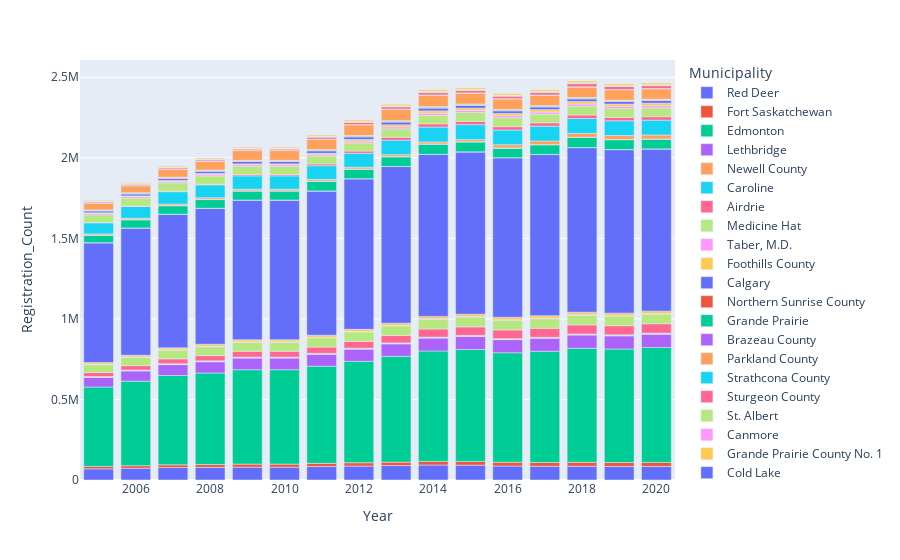

Notebook code for this chart:
### Code cell
fig = px.bar(total_reg, x='Year', y='Registration_Count',
             hover_data=['Registration_Count'], color='Municipality')
fig.show()

### Figure 1 — Plotly figure (JSON) as saved in the notebook; plotly's stock layout.template omitted (floating-point values rounded to 4 significant figures)
{"data": [{"alignmentgroup": "True", "hovertemplate": "Municipality=Red Deer<br>Year=%{x}<br>Registration_Count=%{y}<extra></extra>", "legendgroup": "Red Deer", "marker": {"color": "#636efa", "pattern": {"shape": ""}}, "name": "Red Deer", "offsetgroup": "Red Deer", "orientation": "v", "showlegend": true, "textposition": "auto", "type": "bar", "x": [2005, 2006, 2007, 2008, 2009, 2010, 2011, 2012, 2013, 2014, 2015, 2016, 2017, 2018, 2019, 2020], "xaxis": "x", "y": [69394, 73309, 77226, 78857, 79679, 79679, 83466, 86641, 89627, 93030, 92096, 86902, 85220, 85721, 83801, 84098], "yaxis": "y"}, {"alignmentgroup": "True", "hovertemplate": "Municipality=Fort Saskatchewan<br>Year=%{x}<br>Registration_Count=%{y}<extra></extra>", "legendgroup": "Fort Saskatchewan", "marker": {"color": "#EF553B", "pattern": {"shape": ""}}, "name": "Fort Saskatchewan", "offsetgroup": "Fort Saskatchewan", "orientation": "v", "showlegend": true, "textposition": "auto", "type": "bar", "x": [2005, 2006, 2007, 2008, 2009, 2010, 2011, 2012, 2013, 2014, 2015, 2016, 2017, 2018, 2019, 2020], "xaxis": "x", "y": [14909, 15631, 16841, 17514, 19124, 19124, 20073, 20691, 21513, 22517, 23324, 23466, 23652, 24389, 24681, 25313], "yaxis": "y"}, {"alignmentgroup": "True", "hovertemplate": "Municipality=Edmonton<br>Year=%{x}<br>Registration_Count=%{y}<extra></extra>", "legendgroup": "Edmonton", "marker": {"color": "#00cc96", "pattern": {"shape": ""}}, "name": "Edmonton", "offsetgroup": "Edmonton", "orientation": "v", "showlegend": true, "textposition": "auto", "type": "bar", "x": [2005, 2006, 2007, 2008, 2009, 2010, 2011, 2012, 2013, 2014, 2015, 2016, 2017, 2018, 2019, 2020], "xaxis": "x", "y": [492890, 524847, 554714, 567745, 585765, 585765, 602783, 629350, 656563, 685437, 694584, 679558, 690375, 707769, 704657, 712934], "yaxis": "y"}, {"alignmentgroup": "True", "hovertemplate": "Municipality=Lethbridge<br>Year=%{x}<br>Registration_Count=%{y}<extra></extra>", "legendgroup": "Lethbridge", "marker": {"color": "#ab63fa", "pattern": {"shape": ""}}, "name": "Lethbridge", "offsetgroup": "Lethbridge", "orientation": "v", "showlegend": true, "textposition": "auto", "type": "bar", "x": [2005, 2006, 2007, 2008, 2009, 2010, 2011, 2012, 2013, 2014, 2015, 2016, 2017, 2018, 2019, 2020], "xaxis": "x", "y": [60133, 63433, 67641, 70104, 72486, 72486, 74064, 75670, 77446, 80013, 81494, 81615, 80797, 82195, 81915, 82863], "yaxis": "y"}, {"alignmentgroup": "True", "hovertemplate": "Municipality=Newell County<br>Year=%{x}<br>Registration_Count=%{y}<extra></extra>", "legendgroup": "Newell County", "marker": {"color": "#FFA15A", "pattern": {"shape": ""}}, "name": "Newell County", "offsetgroup": "Newell County", "orientation": "v", "showlegend": true, "textposition": "auto", "type": "bar", "x": [2005, 2006, 2007, 2008, 2009, 2010, 2011, 2012, 2013, 2014, 2015, 2016, 2017, 2018, 2019, 2020], "xaxis": "x", "y": [2943, 3032, 3116, 3203, 3180, 3180, 3393, 3506, 3522, 3631, 3729, 3650, 3617, 3668, 3652, 3654], "yaxis": "y"}, {"alignmentgroup": "True", "hovertemplate": "Municipality=Caroline<br>Year=%{x}<br>Registration_Count=%{y}<extra></extra>", "legendgroup": "Caroline", "marker": {"color": "#19d3f3", "pattern": {"shape": ""}}, "name": "Caroline", "offsetgroup": "Caroline", "orientation": "v", "showlegend": true, "textposition": "auto", "type": "bar", "x": [2005, 2006, 2007, 2008, 2009, 2010, 2011, 2012, 2013, 2014, 2015, 2016, 2017, 2018, 2019, 2020], "xaxis": "x", "y": [2091, 2227, 2387, 2409, 2480, 2480, 2545, 2601, 2586, 2626, 2678, 2613, 2584, 2649, 2659, 2703], "yaxis": "y"}, {"alignmentgroup": "True", "hovertemplate": "Municipality=Airdrie<br>Year=%{x}<br>Registration_Count=%{y}<extra></extra>", "legendgroup": "Airdrie", "marker": {"color": "#FF6692", "pattern": {"shape": ""}}, "name": "Airdrie", "offsetgroup": "Airdrie", "orientation": "v", "showlegend": true, "textposition": "auto", "type": "bar", "x": [2005, 2006, 2007, 2008, 2009, 2010, 2011, 2012, 2013, 2014, 2015, 2016, 2017, 2018, 2019, 2020], "xaxis": "x", "y": [24609, 27288, 30095, 32293, 36368, 36368, 38999, 42381, 46233, 50069, 52552, 53988, 55749, 56348, 56471, 58437], "yaxis": "y"}, {"alignmentgroup": "True", "hovertemplate": "Municipality=Medicine Hat<br>Year=%{x}<br>Registration_Count=%{y}<extra></extra>", "legendgroup": "Medicine Hat", "marker": {"color": "#B6E880", "pattern": {"shape": ""}}, "name": "Medicine Hat", "offsetgroup": "Medicine Hat", "orientation": "v", "showlegend": true, "textposition": "auto", "type": "bar", "x": [2005, 2006, 2007, 2008, 2009, 2010, 2011, 2012, 2013, 2014, 2015, 2016, 2017, 2018, 2019, 2020], "xaxis": "x", "y": [49411, 51960, 54275, 55828, 55662, 55662, 57383, 58493, 59498, 60988, 60995, 60173, 59515, 60465, 59821, 60072], "yaxis": "y"}, {"alignmentgroup": "True", "hovertemplate": "Municipality=Taber, M.D.<br>Year=%{x}<br>Registration_Count=%{y}<extra></extra>", "legendgroup": "Taber, M.D.", "marker": {"color": "#FF97FF", "pattern": {"shape": ""}}, "name": "Taber, M.D.", "offsetgroup": "Taber, M.D.", "orientation": "v", "showlegend": true, "textposition": "auto", "type": "bar", "x": [2005, 2006, 2007, 2008, 2009, 2010, 2011, 2012, 2013, 2014, 2015, 2016, 2017, 2018, 2019, 2020], "xaxis": "x", "y": [2311, 2337, 2480, 2570, 2715, 2715, 2822, 2876, 2943, 3056, 3038, 2991, 3046, 3086, 3119, 3081], "yaxis": "y"}, {"alignmentgroup": "True", "hovertemplate": "Municipality=Foothills County<br>Year=%{x}<br>Registration_Count=%{y}<extra></extra>", "legendgroup": "Foothills County", "marker": {"color": "#FECB52", "pattern": {"shape": ""}}, "name": "Foothills County", "offsetgroup": "Foothills County", "orientation": "v", "showlegend": true, "textposition": "auto", "type": "bar", "x": [2005, 2006, 2007, 2008, 2009, 2010, 2011, 2012, 2013, 2014, 2015, 2016, 2017, 2018, 2019, 2020], "xaxis": "x", "y": [10169, 10729, 11550, 12150, 12643, 12643, 13038, 13367, 13756, 14367, 14732, 15346, 15305, 15353, 15074, 15132], "yaxis": "y"}, {"alignmentgroup": "True", "hovertemplate": "Municipality=Calgary<br>Year=%{x}<br>Registration_Count=%{y}<extra></extra>", "legendgroup": "Calgary", "marker": {"color": "#636efa", "pattern": {"shape": ""}}, "name": "Calgary", "offsetgroup": "Calgary", "orientation": "v", "showlegend": true, "textposition": "auto", "type": "bar", "x": [2005, 2006, 2007, 2008, 2009, 2010, 2011, 2012, 2013, 2014, 2015, 2016, 2017, 2018, 2019, 2020], "xaxis": "x", "y": [743767, 789347, 829030, 843825, 867376, 867376, 895357, 934296, 972193, 1005109, 1007399, 990144, 1000567, 1021618, 1015104, 1006510], "yaxis": "y"}, {"alignmentgroup": "True", "hovertemplate": "Municipality=Northern Sunrise County<br>Year=%{x}<br>Registration_Count=%{y}<extra></extra>", "legendgroup": "Northern Sunrise County", "marker": {"color": "#EF553B", "pattern": {"shape": ""}}, "name": "Northern Sunrise County", "offsetgroup": "Northern Sunrise County", "orientation": "v", "showlegend": true, "textposition": "auto", "type": "bar", "x": [2005, 2006, 2007, 2008, 2009, 2010, 2011, 2012, 2013, 2014, 2015, 2016, 2017, 2018, 2019, 2020], "xaxis": "x", "y": [508, 540, 576, 568, 616, 616, 627, 655, 696, 727, 731, 727, 718, 685, 674, 691], "yaxis": "y"}, {"alignmentgroup": "True", "hovertemplate": "Municipality=Grande Prairie<br>Year=%{x}<br>Registration_Count=%{y}<extra></extra>", "legendgroup": "Grande Prairie", "marker": {"color": "#00cc96", "pattern": {"shape": ""}}, "name": "Grande Prairie", "offsetgroup": "Grande Prairie", "orientation": "v", "showlegend": true, "textposition": "auto", "type": "bar", "x": [2005, 2006, 2007, 2008, 2009, 2010, 2011, 2012, 2013, 2014, 2015, 2016, 2017, 2018, 2019, 2020], "xaxis": "x", "y": [46120, 50480, 52439, 53918, 55384, 55384, 59298, 58514, 59379, 62542, 60912, 58216, 59514, 62153, 60866, 59869], "yaxis": "y"}, {"alignmentgroup": "True", "hovertemplate": "Municipality=Brazeau County<br>Year=%{x}<br>Registration_Count=%{y}<extra></extra>", "legendgroup": "Brazeau County", "marker": {"color": "#ab63fa", "pattern": {"shape": ""}}, "name": "Brazeau County", "offsetgroup": "Brazeau County", "orientation": "v", "showlegend": true, "textposition": "auto", "type": "bar", "x": [2005, 2006, 2007, 2008, 2009, 2010, 2011, 2012, 2013, 2014, 2015, 2016, 2017, 2018, 2019, 2020], "xaxis": "x", "y": [1525, 1612, 1729, 1739, 1804, 1804, 1872, 1984, 2029, 2112, 2050, 1970, 1951, 1939, 1898, 1895], "yaxis": "y"}, {"alignmentgroup": "True", "hovertemplate": "Municipality=Parkland County<br>Year=%{x}<br>Registration_Count=%{y}<extra></extra>", "legendgroup": "Parkland County", "marker": {"color": "#FFA15A", "pattern": {"shape": ""}}, "name": "Parkland County", "offsetgroup": "Parkland County", "orientation": "v", "showlegend": true, "textposition": "auto", "type": "bar", "x": [2005, 2006, 2007, 2008, 2009, 2010, 2011, 2012, 2013, 2014, 2015, 2016, 2017, 2018, 2019, 2020], "xaxis": "x", "y": [7318, 8587, 9382, 9740, 10011, 10011, 10512, 10660, 11941, 12822, 12908, 19894, 22034, 23687, 24214, 24428], "yaxis": "y"}, {"alignmentgroup": "True", "hovertemplate": "Municipality=Strathcona County<br>Year=%{x}<br>Registration_Count=%{y}<extra></extra>", "legendgroup": "Strathcona County", "marker": {"color": "#19d3f3", "pattern": {"shape": ""}}, "name": "Strathcona County", "offsetgroup": "Strathcona County", "orientation": "v", "showlegend": true, "textposition": "auto", "type": "bar", "x": [2005, 2006, 2007, 2008, 2009, 2010, 2011, 2012, 2013, 2014, 2015, 2016, 2017, 2018, 2019, 2020], "xaxis": "x", "y": [68391, 72184, 76554, 79727, 82926, 82926, 84596, 86854, 89638, 92071, 92801, 91469, 91885, 92864, 91364, 92286], "yaxis": "y"}, {"alignmentgroup": "True", "hovertemplate": "Municipality=Sturgeon County<br>Year=%{x}<br>Registration_Count=%{y}<extra></extra>", "legendgroup": "Sturgeon County", "marker": {"color": "#FF6692", "pattern": {"shape": ""}}, "name": "Sturgeon County", "offsetgroup": "Sturgeon County", "orientation": "v", "showlegend": true, "textposition": "auto", "type": "bar", "x": [2005, 2006, 2007, 2008, 2009, 2010, 2011, 2012, 2013, 2014, 2015, 2016, 2017, 2018, 2019, 2020], "xaxis": "x", "y": [3118, 3273, 3438, 3607, 8830, 8830, 11036, 13582, 18411, 20023, 20566, 20598, 20935, 21207, 21094, 21479], "yaxis": "y"}, {"alignmentgroup": "True", "hovertemplate": "Municipality=St. Albert<br>Year=%{x}<br>Registration_Count=%{y}<extra></extra>", "legendgroup": "St. Albert", "marker": {"color": "#B6E880", "pattern": {"shape": ""}}, "name": "St. Albert", "offsetgroup": "St. Albert", "orientation": "v", "showlegend": true, "textposition": "auto", "type": "bar", "x": [2005, 2006, 2007, 2008, 2009, 2010, 2011, 2012, 2013, 2014, 2015, 2016, 2017, 2018, 2019, 2020], "xaxis": "x", "y": [46297, 48774, 51332, 52387, 49195, 49195, 49572, 50424, 51944, 53578, 54445, 55202, 54088, 55330, 54621, 55279], "yaxis": "y"}, {"alignmentgroup": "True", "hovertemplate": "Municipality=Canmore<br>Year=%{x}<br>Registration_Count=%{y}<extra></extra>", "legendgroup": "Canmore", "marker": {"color": "#FF97FF", "pattern": {"shape": ""}}, "name": "Canmore", "offsetgroup": "Canmore", "orientation": "v", "showlegend": true, "textposition": "auto", "type": "bar", "x": [2005, 2006, 2007, 2008, 2009, 2010, 2011, 2012, 2013, 2014, 2015, 2016, 2017, 2018, 2019, 2020], "xaxis": "x", "y": [9147, 9726, 10285, 10412, 10738, 10738, 10902, 11395, 11998, 12468, 12873, 12803, 12994, 13222, 13205, 13292], "yaxis": "y"}, {"alignmentgroup": "True", "hovertemplate": "Municipality=Grande Prairie County No. 1<br>Year=%{x}<br>Registration_Count=%{y}<extra></extra>", "legendgroup": "Grande Prairie County No. 1", "marker": {"color": "#FECB52", "pattern": {"shape": ""}}, "name": "Grande Prairie County No. 1", "offsetgroup": "Grande Prairie County No. 1", "orientation": "v", "showlegend": true, "textposition": "auto", "type": "bar", "x": [2005, 2006, 2007, 2008, 2009, 2010, 2011, 2012, 2013, 2014, 2015, 2016, 2017, 2018, 2019, 2020], "xaxis": "x", "y": [3973, 4408, 4764, 4794, 5354, 5354, 5902, 10329, 13116, 14265, 14340, 14006, 14664, 14867, 14775, 15058], "yaxis": "y"}, {"alignmentgroup": "True", "hovertemplate": "Municipality=Cold Lake<br>Year=%{x}<br>Registration_Count=%{y}<extra></extra>", "legendgroup": "Cold Lake", "marker": {"color": "#636efa", "pattern": {"shape": ""}}, "name": "Cold Lake", "offsetgroup": "Cold Lake", "orientation": "v", "showlegend": true, "textposition": "auto", "type": "bar", "x": [2005, 2006, 2007, 2008, 2009, 2010, 2011, 2012, 2013, 2014, 2015, 2016, 2017, 2018, 2019, 2020], "xaxis": "x", "y": [11410, 12143, 12841, 13574, 14693, 14693, 15380, 16104, 17146, 17333, 17269, 16721, 16686, 16916, 16563, 16691], "yaxis": "y"}, {"alignmentgroup": "True", "hovertemplate": "Municipality=Bonnyville No. 87<br>Year=%{x}<br>Registration_Count=%{y}<extra></extra>", "legendgroup": "Bonnyville No. 87", "marker": {"color": "#EF553B", "pattern": {"shape": ""}}, "name": "Bonnyville No. 87", "offsetgroup": "Bonnyville No. 87", "orientation": "v", "showlegend": true, "textposition": "auto", "type": "bar", "x": [2005, 2006, 2007, 2008, 2009, 2010, 2011, 2012, 2013, 2014, 2015, 2016, 2017, 2018, 2019, 2020], "xaxis": "x", "y": [2393, 2513, 2696, 2830, 3010, 3010, 3168, 3316, 3572, 3723, 3592, 3474, 3451, 3505, 3447, 3495], "yaxis": "y"}, {"alignmentgroup": "True", "hovertemplate": "Municipality=St. Paul County No. 19<br>Year=%{x}<br>Registration_Count=%{y}<extra></extra>", "legendgroup": "St. Paul County No. 19", "marker": {"color": "#00cc96", "pattern": {"shape": ""}}, "name": "St. Paul County No. 19", "offsetgroup": "St. Paul County No. 19", "orientation": "v", "showlegend": true, "textposition": "auto", "type": "bar", "x": [2005, 2006, 2007, 2008, 2009, 2010, 2011, 2012, 2013, 2014, 2015, 2016, 2017, 2018, 2019, 2020], "xaxis": "x", "y": [3596, 4476, 3928, 3960, 4203, 4203, 4366, 4447, 4606, 4646, 4650, 4490, 4473, 4552, 4263, 4479], "yaxis": "y"}, {"alignmentgroup": "True", "hovertemplate": "Municipality=Peace No. 135<br>Year=%{x}<br>Registration_Count=%{y}<extra></extra>", "legendgroup": "Peace No. 135", "marker": {"color": "#ab63fa", "pattern": {"shape": ""}}, "name": "Peace No. 135", "offsetgroup": "Peace No. 135", "orientation": "v", "showlegend": true, "textposition": "auto", "type": "bar", "x": [2005, 2006, 2007, 2008, 2009, 2010, 2011, 2012, 2013, 2014, 2015, 2016, 2017, 2018, 2019, 2020], "xaxis": "x", "y": [334, 335, 356, 386, 391, 391, 413, 433, 430, 450, 425, 425, 432, 445, 410, 436], "yaxis": "y"}, {"alignmentgroup": "True", "hovertemplate": "Municipality=Wood Buffalo<br>Year=%{x}<br>Registration_Count=%{y}<extra></extra>", "legendgroup": "Wood Buffalo", "marker": {"color": "#FFA15A", "pattern": {"shape": ""}}, "name": "Wood Buffalo", "offsetgroup": "Wood Buffalo", "orientation": "v", "showlegend": true, "textposition": "auto", "type": "bar", "x": [2005, 2006, 2007, 2008, 2009, 2010, 2011, 2012, 2013, 2014, 2015, 2016, 2017, 2018, 2019, 2020], "xaxis": "x", "y": [39380, 43179, 48802, 53889, 59820, 59820, 62304, 66528, 70162, 71163, 67720, 65494, 64349, 64988, 64342, 64436], "yaxis": "y"}, {"alignmentgroup": "True", "hovertemplate": "Municipality=Bruderheim<br>Year=%{x}<br>Registration_Count=%{y}<extra></extra>", "legendgroup": "Bruderheim", "marker": {"color": "#19d3f3", "pattern": {"shape": ""}}, "name": "Bruderheim", "offsetgroup": "Bruderheim", "orientation": "v", "showlegend": true, "textposition": "auto", "type": "bar", "x": [2005, 2006, 2007, 2008, 2009, 2010, 2011, 2012, 2013, 2014, 2015, 2016, 2017, 2018, 2019, 2020], "xaxis": "x", "y": [1415, 1455, 1533, 1516, 1583, 1583, 1590, 1593, 1689, 1742, 1757, 1728, 1727, 1761, 1754, 1784], "yaxis": "y"}, {"alignmentgroup": "True", "hovertemplate": "Municipality=Leduc County<br>Year=%{x}<br>Registration_Count=%{y}<extra></extra>", "legendgroup": "Leduc County", "marker": {"color": "#FF6692", "pattern": {"shape": ""}}, "name": "Leduc County", "offsetgroup": "Leduc County", "orientation": "v", "showlegend": true, "textposition": "auto", "type": "bar", "x": [2005, 2006, 2007, 2008, 2009, 2010, 2011, 2012, 2013, 2014, 2015, 2016, 2017, 2018, 2019, 2020], "xaxis": "x", "y": [7639, 7700, 7551, 7853, 7869, 7869, 12165, 13206, 13969, 14829, 14786, 15086, 15601, 19062, 18336, 17888], "yaxis": "y"}, {"alignmentgroup": "True", "hovertemplate": "Municipality=Beaverlodge<br>Year=%{x}<br>Registration_Count=%{y}<extra></extra>", "legendgroup": "Beaverlodge", "marker": {"color": "#B6E880", "pattern": {"shape": ""}}, "name": "Beaverlodge", "offsetgroup": "Beaverlodge", "orientation": "v", "showlegend": true, "textposition": "auto", "type": "bar", "x": [2005, 2006, 2007, 2008, 2009, 2010, 2011, 2012, 2013, 2014, 2015, 2016, 2017, 2018, 2019, 2020], "xaxis": "x", "y": [4086, 4326, 4509, 4602, 4740, 4740, 4923, 5065, 5281, 5519, 5552, 5415, 5461, 5675, 5514, 5463], "yaxis": "y"}, {"alignmentgroup": "True", "hovertemplate": "Municipality=Lamont County<br>Year=%{x}<br>Registration_Count=%{y}<extra></extra>", "legendgroup": "Lamont County", "marker": {"color": "#FF97FF", "pattern": {"shape": ""}}, "name": "Lamont County", "offsetgroup": "Lamont County", "orientation": "v", "showlegend": true, "textposition": "auto", "type": "bar", "x": [2005, 2006, 2007, 2008, 2009, 2010, 2011, 2012, 2013, 2014, 2015, 2016, 2017, 2018, 2019, 2020], "xaxis": "x", "y": [967, 979, 1031, 1040, 1075, 1075, 1113, 590, 1174, 1171, 636, 603, 607, 608, 578, 605], "yaxis": "y"}, {"alignmentgroup": "True", "hovertemplate": "Municipality=Yellowhead County<br>Year=%{x}<br>Registration_Count=%{y}<extra></extra>", "legendgroup": "Yellowhead County", "marker": {"color": "#FECB52", "pattern": {"shape": ""}}, "name": "Yellowhead County", "offsetgroup": "Yellowhead County", "orientation": "v", "showlegend": true, "textposition": "auto", "type": "bar", "x": [2005, 2006, 2007, 2008, 2009, 2010, 2011, 2012, 2013, 2014, 2015, 2016, 2017, 2018, 2019, 2020], "xaxis": "x", "y": [5736, 5866, 6135, 6191, 6425, 6425, 8128, 8960, 9399, 9882, 9994, 9840, 10040, 10262, 10114, 10278], "yaxis": "y"}], "layout": {"autosize": true, "barmode": "relative", "legend": {"title": {"text": "Municipality"}, "tracegroupgap": 0}, "margin": {"t": 60}, "xaxis": {"anchor": "y", "autorange": true, "domain": [0, 1], "range": [2004.0, 2020.0], "title": {"text": "Year"}, "type": "linear"}, "yaxis": {"anchor": "x", "autorange": true, "domain": [0, 1], "range": [0, 2607000.0], "title": {"text": "Registration_Count"}, "type": "linear"}}}
